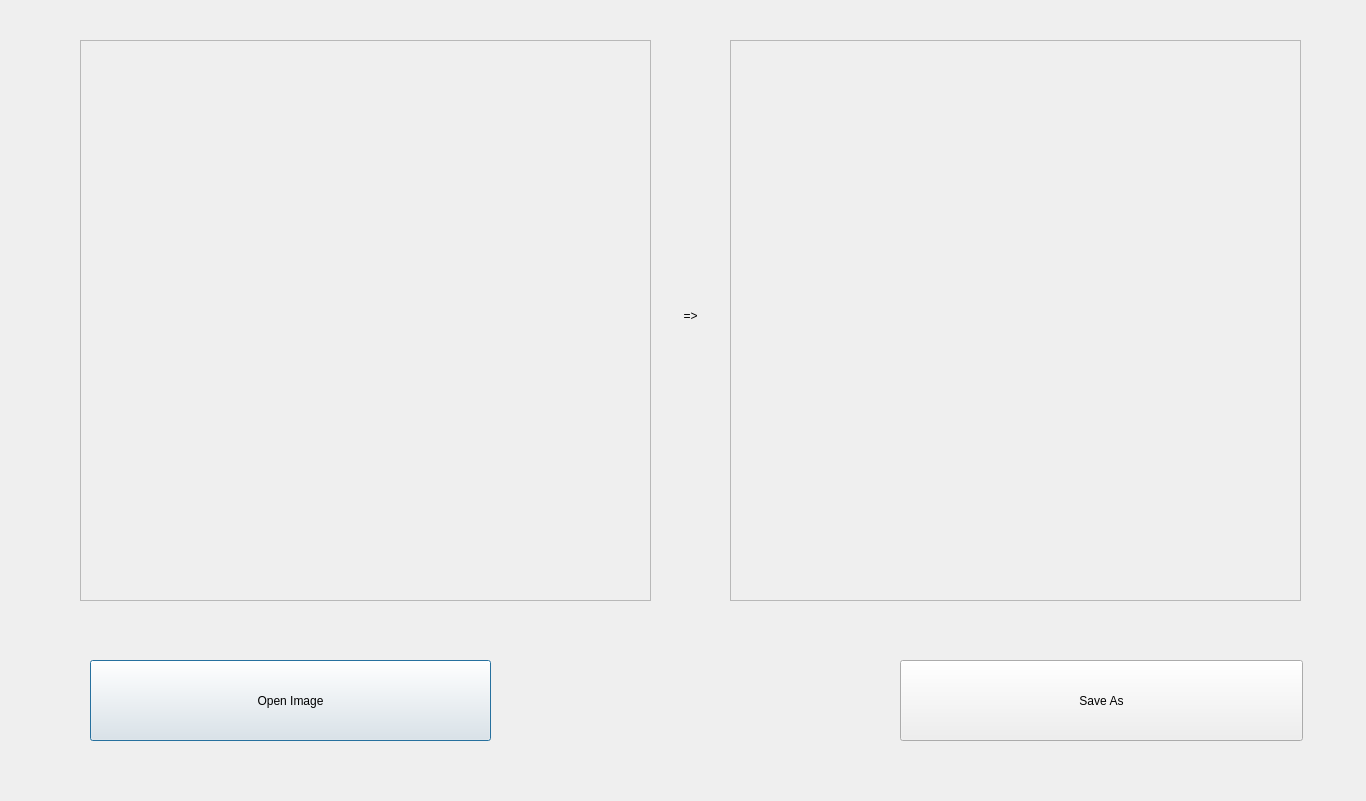
<?xml version="1.0" encoding="UTF-8"?>
<ui version="4.0">
 <class>Dialog_7</class>
 <widget class="QDialog" name="Dialog_7">
  <property name="geometry">
   <rect>
    <x>0</x>
    <y>0</y>
    <width>1366</width>
    <height>801</height>
   </rect>
  </property>
  <property name="windowTitle">
   <string>Dialog</string>
  </property>
  <widget class="QPushButton" name="Open_Image_Button">
   <property name="geometry">
    <rect>
     <x>90</x>
     <y>660</y>
     <width>401</width>
     <height>81</height>
    </rect>
   </property>
   <property name="text">
    <string>Open Image</string>
   </property>
  </widget>
  <widget class="QLabel" name="label_3">
   <property name="geometry">
    <rect>
     <x>660</x>
     <y>300</y>
     <width>61</width>
     <height>31</height>
    </rect>
   </property>
   <property name="styleSheet">
    <string notr="true">font: 22pt &quot;MS Shell Dlg 2&quot;;</string>
   </property>
   <property name="text">
    <string>=&gt;</string>
   </property>
   <property name="alignment">
    <set>Qt::AlignCenter</set>
   </property>
  </widget>
  <widget class="QLabel" name="label_5">
   <property name="geometry">
    <rect>
     <x>400</x>
     <y>740</y>
     <width>581</width>
     <height>41</height>
    </rect>
   </property>
   <property name="styleSheet">
    <string notr="true">color: rgb(255, 0, 0);</string>
   </property>
   <property name="text">
    <string/>
   </property>
   <property name="alignment">
    <set>Qt::AlignCenter</set>
   </property>
  </widget>
  <widget class="QScrollArea" name="scrollArea">
   <property name="geometry">
    <rect>
     <x>80</x>
     <y>40</y>
     <width>571</width>
     <height>561</height>
    </rect>
   </property>
   <property name="widgetResizable">
    <bool>true</bool>
   </property>
   <widget class="QWidget" name="scrollAreaWidgetContents">
    <property name="geometry">
     <rect>
      <x>0</x>
      <y>0</y>
      <width>569</width>
      <height>559</height>
     </rect>
    </property>
    <widget class="QLabel" name="label">
     <property name="geometry">
      <rect>
       <x>10</x>
       <y>20</y>
       <width>571</width>
       <height>561</height>
      </rect>
     </property>
     <property name="text">
      <string/>
     </property>
    </widget>
   </widget>
  </widget>
  <widget class="QPushButton" name="Save_As">
   <property name="geometry">
    <rect>
     <x>900</x>
     <y>660</y>
     <width>403</width>
     <height>81</height>
    </rect>
   </property>
   <property name="text">
    <string>Save As</string>
   </property>
  </widget>
  <widget class="QScrollArea" name="scrollArea_2">
   <property name="geometry">
    <rect>
     <x>730</x>
     <y>40</y>
     <width>571</width>
     <height>561</height>
    </rect>
   </property>
   <property name="widgetResizable">
    <bool>true</bool>
   </property>
   <widget class="QWidget" name="scrollAreaWidgetContents_2">
    <property name="geometry">
     <rect>
      <x>0</x>
      <y>0</y>
      <width>569</width>
      <height>559</height>
     </rect>
    </property>
    <widget class="QLabel" name="label_2">
     <property name="geometry">
      <rect>
       <x>10</x>
       <y>20</y>
       <width>571</width>
       <height>561</height>
      </rect>
     </property>
     <property name="text">
      <string/>
     </property>
    </widget>
   </widget>
  </widget>
 </widget>
 <resources/>
 <connections/>
</ui>
